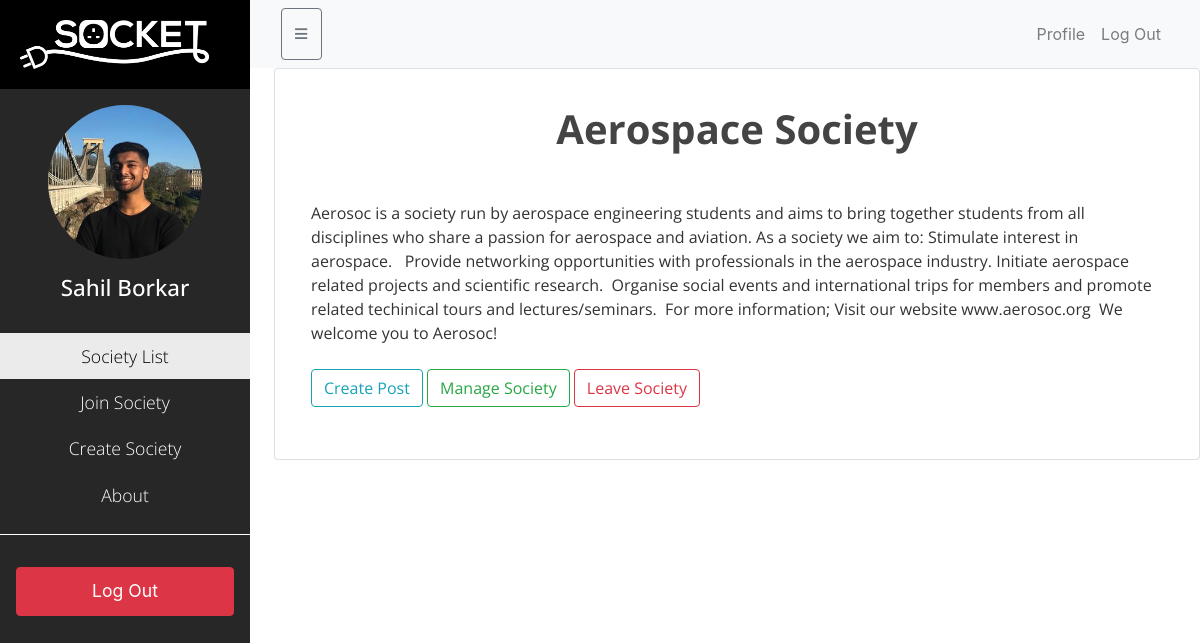
The app's page /sochome/921/ (signed in), older data.
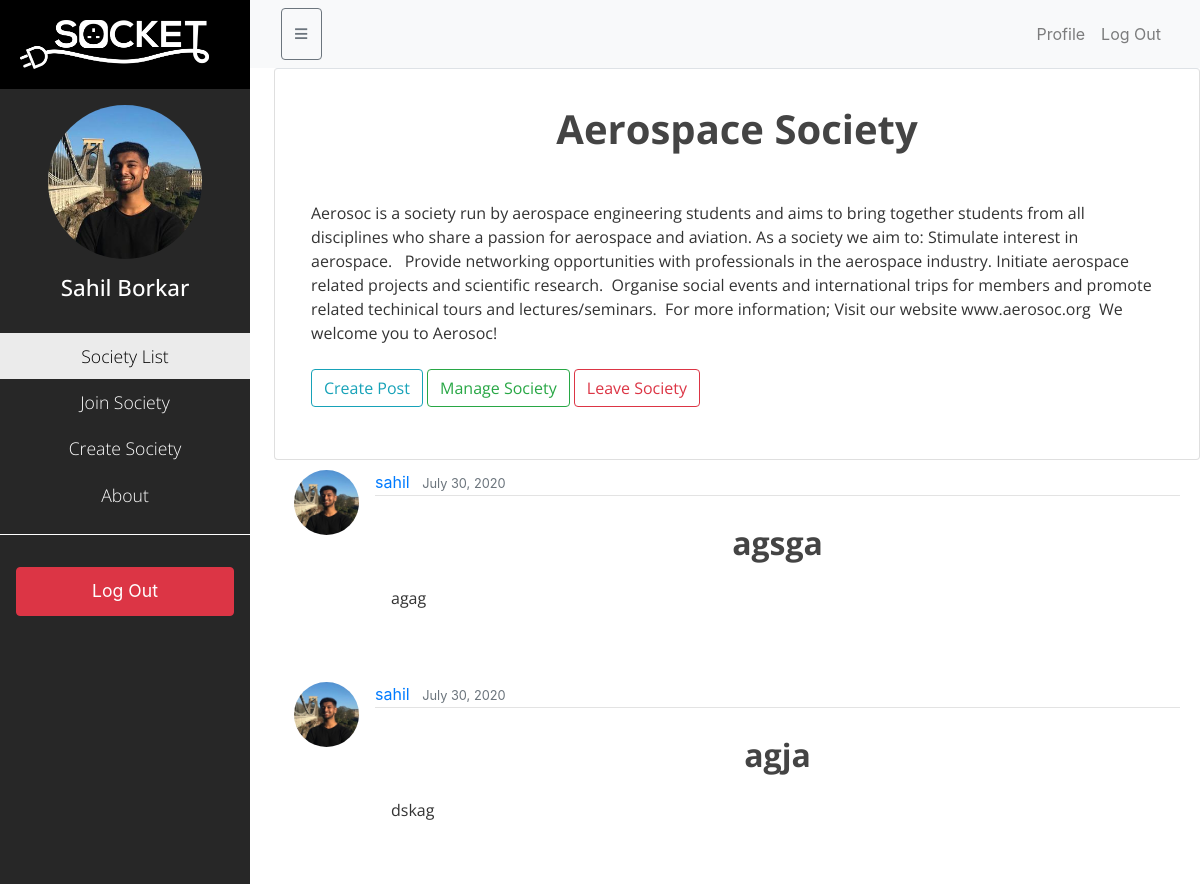
The same page, newer data.
### societies/models.py (models this page shows, shortened)
class SocPost(models.Model):
    title = models.CharField(max_length = 100)
    content = models.TextField()
    date_posted = models.DateTimeField(default=timezone.now)
    author = models.ForeignKey(User, on_delete=models.CASCADE)
    society = models.ForeignKey(Society, on_delete=models.CASCADE, related_name="posts")

### users/models.py (models this page shows, shortened)
class Profile(models.Model):
    user = models.OneToOneField(User, on_delete=models.CASCADE)
    image = models.ImageField(default='default.jpg', upload_to='profile_pics')

### blog/views.py (the view)
# urls.py: re_path(r'^sochome/(?P<oid>[0-9]+)/$', views.sochome, name='blog-sochome'),
@login_required
def sochome(request, oid):
    society = Society.objects.filter(id=oid).first()
    membership = SocietyMembership.objects.get(member=request.user, society=society)
    context = {
        'membership': membership,
        'posts': society.posts.all().order_by('-date_posted')
    }
    return render(request, 'blog/sochome.html', context)

### blog/templates/blog/sochome.html
{% extends "blog/base.html" %}
{% block content %}
    <div class="border-top pt-3 card nohover">
        <div class="card-body">
         <h1 style="padding-top:0;">{{ membership.society.name }} </h1>
        <p>{{ membership.society.description}}<br><br></h5>
    {% if membership.is_leader%}
        <a href="{% url 'post-create' membership.society.id %}" class="btn btn-outline-info">Create Post</a>
        <a href="{% url 'society-manage' society_id=membership.society.id %}" class="btn btn-outline-success">Manage Society</a>
    {% endif %}
        <a href="{% url 'society-leave' society_id=membership.society.id %}" class="btn btn-outline-danger">Leave Society</a>
        </div>
    </div>
    {% for post in posts %}
        <article class="media content-section">
            <img class="rounded-circle article-img" src="{{ post.author.profile.image.url }}" />
            <div class="media-body">
                <div class="article-metadata">
                    <a class="mr-2" href="#">{{ post.author }}</a>
                    <small class="text-muted">{{ post.date_posted|date:"F d, Y" }}</small>
                </div>
                <h2><a class="article-title" href="{% url 'post-detail' society_id=membership.society.id pk=post.id %}">{{ post.title }}</a></h2>
                <p class="article-content">{{ post.content }}</p>
            </div>
        </article>
    {% endfor %}
{% endblock content %}

Row changes from the older to the newer data that the page shows:
added SocPost: author.profile.image (picture), author "sahil", date_posted "July 30, 2020", title "agsga", content "agag"
added SocPost: author.profile.image (picture), author "sahil", date_posted "July 30, 2020", title "agja", content "dskag"
